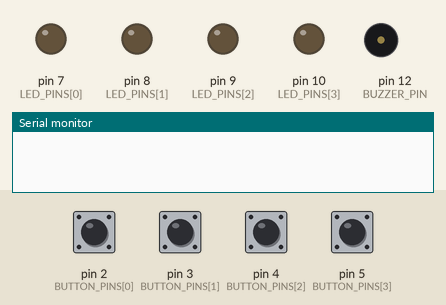
Simulated run of this sketch. Board: Arduino Uno, built with avr-gcc and run on an emulated ATmega328P. Parts: output pins drawn as LEDs (lit = HIGH), buzzer (waves = sounding), the last lines printed to the serial monitor. Inputs (shaded band) come from the test bench; at power-on: pin 2 (BUTTON_PINS[0]), pin 3 (BUTTON_PINS[1]), pin 4 (BUTTON_PINS[2]), pin 5 (BUTTON_PINS[3]) HIGH. Random numbers use the default seed unless the sketch sets one.

Above: at 1.3 s.
1.4 s: pin 3 (BUTTON_PINS[1]) pulled LOW for 0.15 s
At 2.7 s:
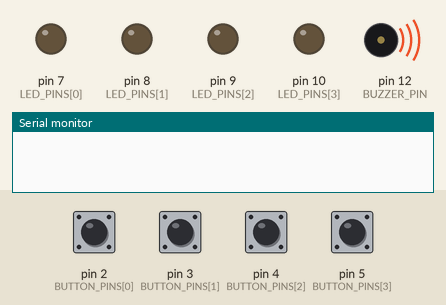
4.5 s: pin 5 (BUTTON_PINS[3]) pulled LOW for 1 s
At 8.1 s:
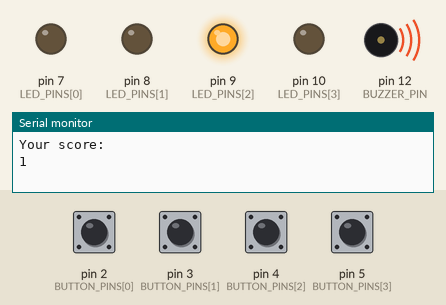
8.5 s: pin 2 (BUTTON_PINS[0]) pulled LOW for 1 s
At 9.6 s:
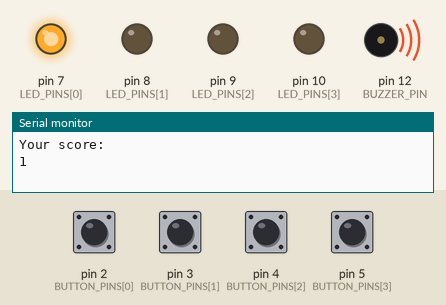
12.4 s: pin 3 (BUTTON_PINS[1]) pulled LOW for 1 s
At 13.5 s:
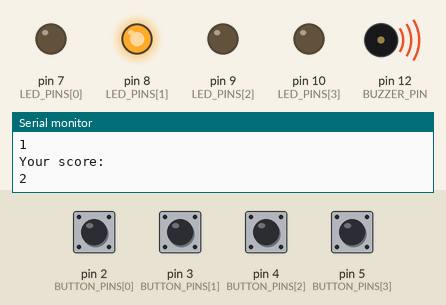
16.3 s: pin 4 (BUTTON_PINS[2]) pulled LOW for 1 s
At 19.7 s:
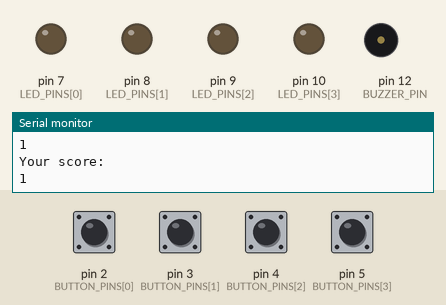
Timing chart, 0 to 21.2 s (numbered marks = the images above; inputs shaded):
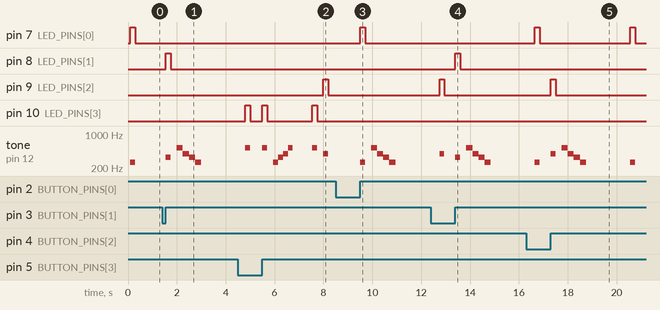

Measured:
- after the input at 1.4 s, pin 8 (LED_PINS[1]): LOW → HIGH after 0.15 s, → LOW 0.20 s later; tone on pin 12 (BUZZER_PIN): plays 330 Hz for 0.20 s, 523 Hz for 0.25 s, 392 Hz for 0.25 s, 330 Hz for 0.25 s, 262 Hz for 0.25 s, starting after 0.15 s
- after the input at 4.5 s, pin 9 (LED_PINS[2]): LOW → HIGH after 3.5 s, → LOW 0.20 s later
- after the input at 8.5 s, pin 7 (LED_PINS[0]): LOW → HIGH after 1.0 s, → LOW 0.20 s later; tone on pin 12 (BUZZER_PIN): plays 262 Hz for 0.20 s, 523 Hz for 0.25 s, 392 Hz for 0.25 s, 330 Hz for 0.25 s, 262 Hz for 0.25 s, starting after 1.0 s
- after the input at 12.4 s, pin 8 (LED_PINS[1]): LOW → HIGH after 1.0 s, → LOW 0.20 s later
- after the input at 16.3 s, pin 9 (LED_PINS[2]): LOW → HIGH after 1.0 s, → LOW 0.20 s later

The sketch:

main.ino
```cpp
const byte LED_PINS[] = {7, 8, 9, 10};
const byte BUZZER_PIN = 12;
const byte BUTTON_PINS[] = {2, 3, 4, 5};

// Note definitions for buzzer sounds
#define NOTE_C4 262
#define NOTE_E4 330
#define NOTE_G4 392
#define NOTE_C5 523

const int NOTE_VALUES[] = {NOTE_C4, NOTE_E4, NOTE_G4, NOTE_C5};

const byte MAX_SEQUENCE_LENGTH = 100; // Maximum allowed length of the game

byte sequence[MAX_SEQUENCE_LENGTH]; // Array that stores pattern
byte currentLevel = 0;


/**
 * Set up function to initialize hardware
 *
 * LED Pins are outputs
 * Piezo buzzer is output
 * Button pins are inputs
 */
void setup() {
    Serial.begin(9600); // Initialize Serial communication
    pinMode(BUZZER_PIN, OUTPUT);
    for (byte i=0; i<4; i++) {
        pinMode(LED_PINS[i], OUTPUT);
        pinMode(BUTTON_PINS[i], INPUT_PULLUP); // Set button pin as pin & turn on Arduino's inner pull-up resistor
    }
    randomSeed(analogRead(A0)); // Make the random sequence different each time when the Arduino starts
    delay(100);
}


/**
 * Turn on one LED and play its note
 */
void flashButtonSignal(byte index) {
    digitalWrite(LED_PINS[index], HIGH);
    tone(BUZZER_PIN, NOTE_VALUES[index]);
    delay(200);
    digitalWrite(LED_PINS[index], LOW);
    noTone(BUZZER_PIN);
    delay(50);
}


/**
 * Show the current memory pattern on the arduino
 */
void playSequence() {
    for (byte i = 0; i < currentLevel; i++) {
        flashButtonSignal(sequence[i]);
        delay(200);
    }
}


/**
 * Check if the user presses a button and return the button pressed
 */
byte getButtonPress() {
    while (true) {
        for (byte i=0; i<4; i++) {
            if (digitalRead(BUTTON_PINS[i]) == LOW) {
                while (digitalRead(BUTTON_PINS[i]) == LOW) {
                    delay(1);
                }
                return i;
            }
        }
        delay(1);
    }
}


/**
 * Check whether the player pressed the correct button(s) for the round
 */
bool isPlayerCorrect() {
    for (byte i = 0; i < currentLevel; i++) {
        byte expectedButton = sequence[i];
        byte actualButton = getButtonPress();

        // Show what the player is pressing
        flashButtonSignal(actualButton);

        if (expectedButton != actualButton) {
            return false;
        }
    }

    return true;
}


/**
 * Play the game over sound when the player clicks the incorrect button sequence
 */
void playFailSound() {
    delay(200);
    tone(BUZZER_PIN, NOTE_C5);
    delay(250);
    tone(BUZZER_PIN, NOTE_G4);
    delay(250);
    tone(BUZZER_PIN, NOTE_E4);
    delay(250);
    tone(BUZZER_PIN, NOTE_C4);
    delay(250);
    noTone(BUZZER_PIN);
}


/**
 * Play the win sound when the player clicks the correct button(s) for the sequence
 * Move onto the next level
 */
void playWinSound() {
    delay(200);
    tone(BUZZER_PIN, NOTE_C4);
    delay(200);
    tone(BUZZER_PIN, NOTE_E4);
    delay(200);
    tone(BUZZER_PIN, NOTE_G4);
    delay(200);
    tone(BUZZER_PIN, NOTE_C5);
    delay(200);
    noTone(BUZZER_PIN);
}

/**
 * Game over - tells user their score
 */
void gameOver() {
    Serial.println("Your score: ");
    Serial.println(currentLevel);
}


/**
 * Main game loop
 *
 * 1. Add a new random step to the sequence
 * 2. Show that sequence to the player
 * 3. Wait for the player to repeat the sequence
 * 4. Check if the player is correct
 */
void loop() {
    if (currentLevel < MAX_SEQUENCE_LENGTH) {
        sequence[currentLevel] = random(0, 4);
        currentLevel++;
    }

    playSequence();

    if (isPlayerCorrect()) {
        playWinSound();
    } else {
        playFailSound();
        gameOver();
        currentLevel = 0; // reset game
        delay(1000);
    }

    delay(800);

    // ------ First Test - blink all 4 LEDs ------
    // for (byte i=0; i<4; i++) {
    //     digitalWrite(LED_PINS[i], HIGH);
    //     delay(300);
    //     digitalWrite(LED_PINS[i], LOW);
    //     delay(150);
    // }

    // ------ Second Test - buttons control LEDs & buzzer plays sound ------
    // for (byte i=0; i<4; i++) {
    //     if (digitalRead(BUTTON_PINS[i]) == LOW) {
    //         // Turn on LEDs & buzzer when buttons are pressed
    //         digitalWrite(LED_PINS[i], HIGH);
    //         tone(BUZZER_PIN, NOTE_VALUES[i]);
    //     } else {
    //         // Turn off LEDs & turn off buzzer
    //         digitalWrite(LED_PINS[i], LOW);
    //         noTone(BUZZER_PIN);
    //     }
    // }
}
```
